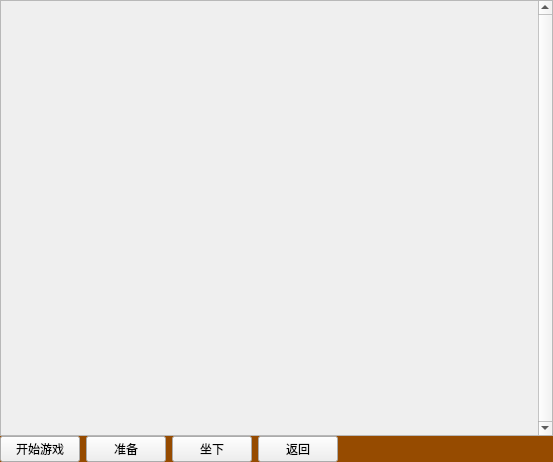
<?xml version="1.0" encoding="UTF-8"?>
<ui version="4.0">
 <class>WidgetRoom</class>
 <widget class="QWidget" name="WidgetRoom">
  <property name="geometry">
   <rect>
    <x>0</x>
    <y>0</y>
    <width>553</width>
    <height>462</height>
   </rect>
  </property>
  <property name="minimumSize">
   <size>
    <width>270</width>
    <height>0</height>
   </size>
  </property>
  <property name="windowTitle">
   <string>Form</string>
  </property>
  <layout class="QVBoxLayout" name="verticalLayout">
   <property name="spacing">
    <number>0</number>
   </property>
   <property name="leftMargin">
    <number>0</number>
   </property>
   <property name="topMargin">
    <number>0</number>
   </property>
   <property name="rightMargin">
    <number>0</number>
   </property>
   <property name="bottomMargin">
    <number>0</number>
   </property>
   <item>
    <widget class="QScrollArea" name="scrollArea">
     <property name="verticalScrollBarPolicy">
      <enum>Qt::ScrollBarAlwaysOn</enum>
     </property>
     <property name="horizontalScrollBarPolicy">
      <enum>Qt::ScrollBarAlwaysOff</enum>
     </property>
     <property name="sizeAdjustPolicy">
      <enum>QAbstractScrollArea::AdjustToContents</enum>
     </property>
     <property name="widgetResizable">
      <bool>true</bool>
     </property>
     <widget class="WidgetRoomBackground" name="scrollAreaWidgetContents">
      <property name="geometry">
       <rect>
        <x>0</x>
        <y>0</y>
        <width>534</width>
        <height>437</height>
       </rect>
      </property>
      <layout class="QGridLayout" name="gridLayout">
       <property name="leftMargin">
        <number>20</number>
       </property>
       <property name="topMargin">
        <number>20</number>
       </property>
       <property name="rightMargin">
        <number>0</number>
       </property>
       <property name="bottomMargin">
        <number>0</number>
       </property>
       <property name="horizontalSpacing">
        <number>20</number>
       </property>
       <property name="verticalSpacing">
        <number>10</number>
       </property>
      </layout>
     </widget>
    </widget>
   </item>
   <item>
    <widget class="QWidget" name="widget" native="true">
     <property name="styleSheet">
      <string notr="true">#widget {background-color: rgb(150, 75, 0);}</string>
     </property>
     <layout class="QHBoxLayout" name="horizontalLayout">
      <property name="leftMargin">
       <number>0</number>
      </property>
      <property name="topMargin">
       <number>0</number>
      </property>
      <property name="rightMargin">
       <number>0</number>
      </property>
      <property name="bottomMargin">
       <number>0</number>
      </property>
      <item>
       <widget class="QPushButton" name="pushButtonStart">
        <property name="text">
         <string>开始游戏</string>
        </property>
       </widget>
      </item>
      <item>
       <widget class="QPushButton" name="pushButtonReady">
        <property name="text">
         <string>准备</string>
        </property>
        <property name="checkable">
         <bool>true</bool>
        </property>
       </widget>
      </item>
      <item>
       <widget class="QPushButton" name="pushButtonSitDown">
        <property name="text">
         <string>坐下</string>
        </property>
       </widget>
      </item>
      <item>
       <widget class="QPushButton" name="pushButtonReturn">
        <property name="text">
         <string>返回</string>
        </property>
       </widget>
      </item>
      <item>
       <spacer name="horizontalSpacer">
        <property name="orientation">
         <enum>Qt::Horizontal</enum>
        </property>
        <property name="sizeHint" stdset="0">
         <size>
          <width>40</width>
          <height>20</height>
         </size>
        </property>
       </spacer>
      </item>
     </layout>
    </widget>
   </item>
  </layout>
 </widget>
 <customwidgets>
  <customwidget>
   <class>WidgetRoomBackground</class>
   <extends>QWidget</extends>
   <header>ui/widget/widgetroombackground.h</header>
   <container>1</container>
  </customwidget>
 </customwidgets>
 <resources/>
 <connections/>
</ui>
